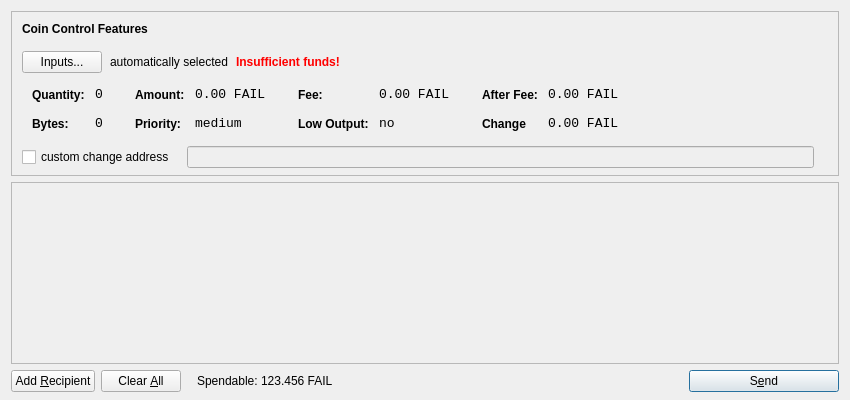
<?xml version="1.0" encoding="UTF-8"?>
<ui version="4.0">
 <class>SendCoinsDialog</class>
 <widget class="QDialog" name="SendCoinsDialog">
  <property name="geometry">
   <rect>
    <x>0</x>
    <y>0</y>
    <width>850</width>
    <height>400</height>
   </rect>
  </property>
  <property name="windowTitle">
   <string>Send Coins</string>
  </property>
  <layout class="QVBoxLayout" name="verticalLayout" stretch="0,1,0">
   <property name="bottomMargin">
    <number>8</number>
   </property>
   <item>
    <widget class="QFrame" name="frameCoinControl">
     <property name="sizePolicy">
      <sizepolicy hsizetype="Expanding" vsizetype="Expanding">
       <horstretch>0</horstretch>
       <verstretch>0</verstretch>
      </sizepolicy>
     </property>
     <property name="maximumSize">
      <size>
       <width>16777215</width>
       <height>16777215</height>
      </size>
     </property>
     <property name="frameShape">
      <enum>QFrame::StyledPanel</enum>
     </property>
     <property name="frameShadow">
      <enum>QFrame::Sunken</enum>
     </property>
     <layout class="QVBoxLayout" name="verticalLayoutCoinControl2">
      <property name="spacing">
       <number>-1</number>
      </property>
      <property name="leftMargin">
       <number>0</number>
      </property>
      <property name="topMargin">
       <number>0</number>
      </property>
      <property name="rightMargin">
       <number>0</number>
      </property>
      <property name="bottomMargin">
       <number>6</number>
      </property>
      <item>
       <layout class="QVBoxLayout" name="verticalLayoutCoinControl" stretch="0,0,0,0,1">
        <property name="spacing">
         <number>0</number>
        </property>
        <property name="leftMargin">
         <number>10</number>
        </property>
        <property name="topMargin">
         <number>10</number>
        </property>
        <item>
         <layout class="QHBoxLayout" name="horizontalLayoutCoinControl1">
          <property name="bottomMargin">
           <number>15</number>
          </property>
          <item>
           <widget class="QLabel" name="labelCoinControlFeatures">
            <property name="sizePolicy">
             <sizepolicy hsizetype="Preferred" vsizetype="Maximum">
              <horstretch>0</horstretch>
              <verstretch>0</verstretch>
             </sizepolicy>
            </property>
            <property name="font">
             <font>
              <weight>75</weight>
              <bold>true</bold>
             </font>
            </property>
            <property name="styleSheet">
             <string notr="true">font-weight:bold;</string>
            </property>
            <property name="text">
             <string>Coin Control Features</string>
            </property>
           </widget>
          </item>
         </layout>
        </item>
        <item>
         <layout class="QHBoxLayout" name="horizontalLayoutCoinControl2" stretch="0,0,0,0">
          <property name="spacing">
           <number>8</number>
          </property>
          <property name="bottomMargin">
           <number>10</number>
          </property>
          <item>
           <widget class="QPushButton" name="pushButtonCoinControl">
            <property name="styleSheet">
             <string notr="true"/>
            </property>
            <property name="text">
             <string>Inputs...</string>
            </property>
           </widget>
          </item>
          <item>
           <widget class="QLabel" name="labelCoinControlAutomaticallySelected">
            <property name="text">
             <string>automatically selected</string>
            </property>
            <property name="margin">
             <number>5</number>
            </property>
           </widget>
          </item>
          <item>
           <widget class="QLabel" name="labelCoinControlInsuffFunds">
            <property name="font">
             <font>
              <weight>75</weight>
              <bold>true</bold>
             </font>
            </property>
            <property name="styleSheet">
             <string notr="true">color:red;font-weight:bold;</string>
            </property>
            <property name="text">
             <string>Insufficient funds!</string>
            </property>
            <property name="margin">
             <number>5</number>
            </property>
           </widget>
          </item>
          <item>
           <spacer name="horizontalSpacerCoinControl">
            <property name="orientation">
             <enum>Qt::Horizontal</enum>
            </property>
            <property name="sizeHint" stdset="0">
             <size>
              <width>40</width>
              <height>1</height>
             </size>
            </property>
           </spacer>
          </item>
         </layout>
        </item>
        <item>
         <widget class="QWidget" name="widgetCoinControl" native="true">
          <property name="sizePolicy">
           <sizepolicy hsizetype="Preferred" vsizetype="Preferred">
            <horstretch>0</horstretch>
            <verstretch>0</verstretch>
           </sizepolicy>
          </property>
          <property name="minimumSize">
           <size>
            <width>0</width>
            <height>0</height>
           </size>
          </property>
          <property name="styleSheet">
           <string notr="true"/>
          </property>
          <layout class="QHBoxLayout" name="horizontalLayoutCoinControl5">
           <property name="leftMargin">
            <number>0</number>
           </property>
           <property name="topMargin">
            <number>0</number>
           </property>
           <property name="rightMargin">
            <number>0</number>
           </property>
           <property name="bottomMargin">
            <number>0</number>
           </property>
           <item>
            <layout class="QHBoxLayout" name="horizontalLayoutCoinControl3" stretch="0,0,0,1">
             <property name="spacing">
              <number>20</number>
             </property>
             <property name="topMargin">
              <number>0</number>
             </property>
             <property name="bottomMargin">
              <number>10</number>
             </property>
             <item>
              <layout class="QFormLayout" name="formLayoutCoinControl1">
               <property name="horizontalSpacing">
                <number>10</number>
               </property>
               <property name="verticalSpacing">
                <number>14</number>
               </property>
               <property name="leftMargin">
                <number>10</number>
               </property>
               <property name="topMargin">
                <number>4</number>
               </property>
               <property name="rightMargin">
                <number>6</number>
               </property>
               <item row="0" column="0">
                <widget class="QLabel" name="labelCoinControlQuantityText">
                 <property name="styleSheet">
                  <string notr="true">font-weight:bold;</string>
                 </property>
                 <property name="text">
                  <string>Quantity:</string>
                 </property>
                 <property name="margin">
                  <number>0</number>
                 </property>
                </widget>
               </item>
               <item row="0" column="1">
                <widget class="QLabel" name="labelCoinControlQuantity">
                 <property name="font">
                  <font>
                   <family>Monospace</family>
                   <pointsize>10</pointsize>
                  </font>
                 </property>
                 <property name="cursor">
                  <cursorShape>IBeamCursor</cursorShape>
                 </property>
                 <property name="contextMenuPolicy">
                  <enum>Qt::ActionsContextMenu</enum>
                 </property>
                 <property name="text">
                  <string>0</string>
                 </property>
                 <property name="margin">
                  <number>0</number>
                 </property>
                 <property name="textInteractionFlags">
                  <set>Qt::LinksAccessibleByMouse|Qt::TextSelectableByKeyboard|Qt::TextSelectableByMouse</set>
                 </property>
                </widget>
               </item>
               <item row="1" column="0">
                <widget class="QLabel" name="labelCoinControlBytesText">
                 <property name="styleSheet">
                  <string notr="true">font-weight:bold;</string>
                 </property>
                 <property name="text">
                  <string>Bytes:</string>
                 </property>
                </widget>
               </item>
               <item row="1" column="1">
                <widget class="QLabel" name="labelCoinControlBytes">
                 <property name="font">
                  <font>
                   <family>Monospace</family>
                   <pointsize>10</pointsize>
                  </font>
                 </property>
                 <property name="cursor">
                  <cursorShape>IBeamCursor</cursorShape>
                 </property>
                 <property name="contextMenuPolicy">
                  <enum>Qt::ActionsContextMenu</enum>
                 </property>
                 <property name="text">
                  <string>0</string>
                 </property>
                 <property name="textInteractionFlags">
                  <set>Qt::LinksAccessibleByMouse|Qt::TextSelectableByKeyboard|Qt::TextSelectableByMouse</set>
                 </property>
                </widget>
               </item>
              </layout>
             </item>
             <item>
              <layout class="QFormLayout" name="formLayoutCoinControl2">
               <property name="horizontalSpacing">
                <number>10</number>
               </property>
               <property name="verticalSpacing">
                <number>14</number>
               </property>
               <property name="leftMargin">
                <number>6</number>
               </property>
               <property name="topMargin">
                <number>4</number>
               </property>
               <property name="rightMargin">
                <number>6</number>
               </property>
               <item row="0" column="0">
                <widget class="QLabel" name="labelCoinControlAmountText">
                 <property name="styleSheet">
                  <string notr="true">font-weight:bold;</string>
                 </property>
                 <property name="text">
                  <string>Amount:</string>
                 </property>
                 <property name="margin">
                  <number>0</number>
                 </property>
                </widget>
               </item>
               <item row="0" column="1">
                <widget class="QLabel" name="labelCoinControlAmount">
                 <property name="font">
                  <font>
                   <family>Monospace</family>
                   <pointsize>10</pointsize>
                  </font>
                 </property>
                 <property name="cursor">
                  <cursorShape>IBeamCursor</cursorShape>
                 </property>
                 <property name="contextMenuPolicy">
                  <enum>Qt::ActionsContextMenu</enum>
                 </property>
                 <property name="text">
                  <string>0.00 FAIL</string>
                 </property>
                 <property name="textInteractionFlags">
                  <set>Qt::LinksAccessibleByMouse|Qt::TextSelectableByKeyboard|Qt::TextSelectableByMouse</set>
                 </property>
                </widget>
               </item>
               <item row="1" column="0">
                <widget class="QLabel" name="labelCoinControlPriorityText">
                 <property name="styleSheet">
                  <string notr="true">font-weight:bold;</string>
                 </property>
                 <property name="text">
                  <string>Priority:</string>
                 </property>
                </widget>
               </item>
               <item row="1" column="1">
                <widget class="QLabel" name="labelCoinControlPriority">
                 <property name="font">
                  <font>
                   <family>Monospace</family>
                   <pointsize>10</pointsize>
                  </font>
                 </property>
                 <property name="cursor">
                  <cursorShape>IBeamCursor</cursorShape>
                 </property>
                 <property name="contextMenuPolicy">
                  <enum>Qt::ActionsContextMenu</enum>
                 </property>
                 <property name="text">
                  <string>medium</string>
                 </property>
                 <property name="textInteractionFlags">
                  <set>Qt::LinksAccessibleByMouse|Qt::TextSelectableByKeyboard|Qt::TextSelectableByMouse</set>
                 </property>
                </widget>
               </item>
              </layout>
             </item>
             <item>
              <layout class="QFormLayout" name="formLayoutCoinControl3">
               <property name="horizontalSpacing">
                <number>10</number>
               </property>
               <property name="verticalSpacing">
                <number>14</number>
               </property>
               <property name="leftMargin">
                <number>6</number>
               </property>
               <property name="topMargin">
                <number>4</number>
               </property>
               <property name="rightMargin">
                <number>6</number>
               </property>
               <item row="0" column="0">
                <widget class="QLabel" name="labelCoinControlFeeText">
                 <property name="styleSheet">
                  <string notr="true">font-weight:bold;</string>
                 </property>
                 <property name="text">
                  <string>Fee:</string>
                 </property>
                 <property name="margin">
                  <number>0</number>
                 </property>
                </widget>
               </item>
               <item row="0" column="1">
                <widget class="QLabel" name="labelCoinControlFee">
                 <property name="font">
                  <font>
                   <family>Monospace</family>
                   <pointsize>10</pointsize>
                  </font>
                 </property>
                 <property name="cursor">
                  <cursorShape>IBeamCursor</cursorShape>
                 </property>
                 <property name="contextMenuPolicy">
                  <enum>Qt::ActionsContextMenu</enum>
                 </property>
                 <property name="text">
                  <string>0.00 FAIL</string>
                 </property>
                 <property name="textInteractionFlags">
                  <set>Qt::LinksAccessibleByMouse|Qt::TextSelectableByKeyboard|Qt::TextSelectableByMouse</set>
                 </property>
                </widget>
               </item>
               <item row="1" column="0">
                <widget class="QLabel" name="labelCoinControlLowOutputText">
                 <property name="styleSheet">
                  <string notr="true">font-weight:bold;</string>
                 </property>
                 <property name="text">
                  <string>Low Output:</string>
                 </property>
                </widget>
               </item>
               <item row="1" column="1">
                <widget class="QLabel" name="labelCoinControlLowOutput">
                 <property name="font">
                  <font>
                   <family>Monospace</family>
                   <pointsize>10</pointsize>
                  </font>
                 </property>
                 <property name="cursor">
                  <cursorShape>IBeamCursor</cursorShape>
                 </property>
                 <property name="contextMenuPolicy">
                  <enum>Qt::ActionsContextMenu</enum>
                 </property>
                 <property name="text">
                  <string>no</string>
                 </property>
                 <property name="textInteractionFlags">
                  <set>Qt::LinksAccessibleByMouse|Qt::TextSelectableByKeyboard|Qt::TextSelectableByMouse</set>
                 </property>
                </widget>
               </item>
              </layout>
             </item>
             <item>
              <layout class="QFormLayout" name="formLayoutCoinControl4">
               <property name="horizontalSpacing">
                <number>10</number>
               </property>
               <property name="verticalSpacing">
                <number>14</number>
               </property>
               <property name="leftMargin">
                <number>6</number>
               </property>
               <property name="topMargin">
                <number>4</number>
               </property>
               <property name="rightMargin">
                <number>6</number>
               </property>
               <item row="0" column="0">
                <widget class="QLabel" name="labelCoinControlAfterFeeText">
                 <property name="styleSheet">
                  <string notr="true">font-weight:bold;</string>
                 </property>
                 <property name="text">
                  <string>After Fee:</string>
                 </property>
                 <property name="margin">
                  <number>0</number>
                 </property>
                </widget>
               </item>
               <item row="0" column="1">
                <widget class="QLabel" name="labelCoinControlAfterFee">
                 <property name="font">
                  <font>
                   <family>Monospace</family>
                   <pointsize>10</pointsize>
                  </font>
                 </property>
                 <property name="cursor">
                  <cursorShape>IBeamCursor</cursorShape>
                 </property>
                 <property name="contextMenuPolicy">
                  <enum>Qt::ActionsContextMenu</enum>
                 </property>
                 <property name="text">
                  <string>0.00 FAIL</string>
                 </property>
                 <property name="textInteractionFlags">
                  <set>Qt::LinksAccessibleByMouse|Qt::TextSelectableByKeyboard|Qt::TextSelectableByMouse</set>
                 </property>
                </widget>
               </item>
               <item row="1" column="0">
                <widget class="QLabel" name="labelCoinControlChangeText">
                 <property name="styleSheet">
                  <string notr="true">font-weight:bold;</string>
                 </property>
                 <property name="text">
                  <string>Change</string>
                 </property>
                </widget>
               </item>
               <item row="1" column="1">
                <widget class="QLabel" name="labelCoinControlChange">
                 <property name="font">
                  <font>
                   <family>Monospace</family>
                   <pointsize>10</pointsize>
                  </font>
                 </property>
                 <property name="cursor">
                  <cursorShape>IBeamCursor</cursorShape>
                 </property>
                 <property name="contextMenuPolicy">
                  <enum>Qt::ActionsContextMenu</enum>
                 </property>
                 <property name="text">
                  <string>0.00 FAIL</string>
                 </property>
                 <property name="textInteractionFlags">
                  <set>Qt::LinksAccessibleByMouse|Qt::TextSelectableByKeyboard|Qt::TextSelectableByMouse</set>
                 </property>
                </widget>
               </item>
              </layout>
             </item>
            </layout>
           </item>
          </layout>
         </widget>
        </item>
        <item>
         <layout class="QHBoxLayout" name="horizontalLayoutCoinControl4" stretch="0,0,0">
          <property name="spacing">
           <number>12</number>
          </property>
          <property name="sizeConstraint">
           <enum>QLayout::SetDefaultConstraint</enum>
          </property>
          <property name="topMargin">
           <number>5</number>
          </property>
          <property name="rightMargin">
           <number>5</number>
          </property>
          <item>
           <widget class="QCheckBox" name="checkBoxCoinControlChange">
            <property name="text">
             <string>custom change address</string>
            </property>
           </widget>
          </item>
          <item>
           <widget class="QLineEdit" name="lineEditCoinControlChange">
            <property name="enabled">
             <bool>false</bool>
            </property>
            <property name="sizePolicy">
             <sizepolicy hsizetype="Expanding" vsizetype="Fixed">
              <horstretch>0</horstretch>
              <verstretch>0</verstretch>
             </sizepolicy>
            </property>
           </widget>
          </item>
          <item>
           <widget class="QLabel" name="labelCoinControlChangeLabel">
            <property name="sizePolicy">
             <sizepolicy hsizetype="Preferred" vsizetype="Expanding">
              <horstretch>0</horstretch>
              <verstretch>0</verstretch>
             </sizepolicy>
            </property>
            <property name="minimumSize">
             <size>
              <width>0</width>
              <height>0</height>
             </size>
            </property>
            <property name="text">
             <string/>
            </property>
            <property name="margin">
             <number>3</number>
            </property>
           </widget>
          </item>
         </layout>
        </item>
        <item>
         <spacer name="verticalSpacerCoinControl">
          <property name="orientation">
           <enum>Qt::Vertical</enum>
          </property>
          <property name="sizeHint" stdset="0">
           <size>
            <width>800</width>
            <height>1</height>
           </size>
          </property>
         </spacer>
        </item>
       </layout>
      </item>
     </layout>
    </widget>
   </item>
   <item>
    <widget class="QScrollArea" name="scrollArea">
     <property name="widgetResizable">
      <bool>true</bool>
     </property>
     <widget class="QWidget" name="scrollAreaWidgetContents">
      <property name="geometry">
       <rect>
        <x>0</x>
        <y>0</y>
        <width>824</width>
        <height>141</height>
       </rect>
      </property>
      <layout class="QVBoxLayout" name="verticalLayout_2">
       <property name="leftMargin">
        <number>0</number>
       </property>
       <property name="topMargin">
        <number>0</number>
       </property>
       <property name="rightMargin">
        <number>0</number>
       </property>
       <property name="bottomMargin">
        <number>0</number>
       </property>
       <item>
        <layout class="QVBoxLayout" name="entries">
         <property name="spacing">
          <number>6</number>
         </property>
        </layout>
       </item>
       <item>
        <spacer name="verticalSpacer">
         <property name="orientation">
          <enum>Qt::Vertical</enum>
         </property>
         <property name="sizeHint" stdset="0">
          <size>
           <width>20</width>
           <height>40</height>
          </size>
         </property>
        </spacer>
       </item>
      </layout>
     </widget>
    </widget>
   </item>
   <item>
    <layout class="QHBoxLayout" name="horizontalLayout">
     <item>
      <widget class="QPushButton" name="addButton">
       <property name="toolTip">
        <string>Send to multiple recipients at once</string>
       </property>
       <property name="text">
        <string>Add &amp;Recipient</string>
       </property>
       <property name="autoDefault">
        <bool>false</bool>
       </property>
      </widget>
     </item>
     <item>
      <widget class="QPushButton" name="clearButton">
       <property name="sizePolicy">
        <sizepolicy hsizetype="Minimum" vsizetype="Fixed">
         <horstretch>0</horstretch>
         <verstretch>0</verstretch>
        </sizepolicy>
       </property>
       <property name="toolTip">
        <string>Remove all transaction fields</string>
       </property>
       <property name="text">
        <string>Clear &amp;All</string>
       </property>
       <property name="autoRepeatDelay">
        <number>300</number>
       </property>
       <property name="autoDefault">
        <bool>false</bool>
       </property>
      </widget>
     </item>
     <item>
      <layout class="QHBoxLayout" name="horizontalLayout_2">
       <property name="spacing">
        <number>3</number>
       </property>
       <property name="leftMargin">
        <number>10</number>
       </property>
       <property name="rightMargin">
        <number>10</number>
       </property>
       <item>
        <widget class="QLabel" name="label">
         <property name="sizePolicy">
          <sizepolicy hsizetype="Preferred" vsizetype="Fixed">
           <horstretch>0</horstretch>
           <verstretch>0</verstretch>
          </sizepolicy>
         </property>
         <property name="text">
          <string>Spendable:</string>
         </property>
        </widget>
       </item>
       <item>
        <widget class="QLabel" name="labelBalance">
         <property name="sizePolicy">
          <sizepolicy hsizetype="Preferred" vsizetype="Fixed">
           <horstretch>0</horstretch>
           <verstretch>0</verstretch>
          </sizepolicy>
         </property>
         <property name="cursor">
          <cursorShape>IBeamCursor</cursorShape>
         </property>
         <property name="text">
          <string>123.456 FAIL</string>
         </property>
         <property name="textInteractionFlags">
          <set>Qt::LinksAccessibleByMouse|Qt::TextSelectableByKeyboard|Qt::TextSelectableByMouse</set>
         </property>
        </widget>
       </item>
      </layout>
     </item>
     <item>
      <spacer name="horizontalSpacer">
       <property name="orientation">
        <enum>Qt::Horizontal</enum>
       </property>
       <property name="sizeHint" stdset="0">
        <size>
         <width>40</width>
         <height>20</height>
        </size>
       </property>
      </spacer>
     </item>
     <item>
      <widget class="QPushButton" name="sendButton">
       <property name="minimumSize">
        <size>
         <width>150</width>
         <height>0</height>
        </size>
       </property>
       <property name="toolTip">
        <string>Confirm the send action</string>
       </property>
       <property name="text">
        <string>S&amp;end</string>
       </property>
       <property name="icon">
        <iconset resource="../bitcoin.qrc">
         <normaloff>:/icons/send</normaloff>:/icons/send</iconset>
       </property>
       <property name="default">
        <bool>true</bool>
       </property>
      </widget>
     </item>
    </layout>
   </item>
  </layout>
 </widget>
 <resources>
  <include location="../bitcoin.qrc"/>
 </resources>
 <connections/>
</ui>
